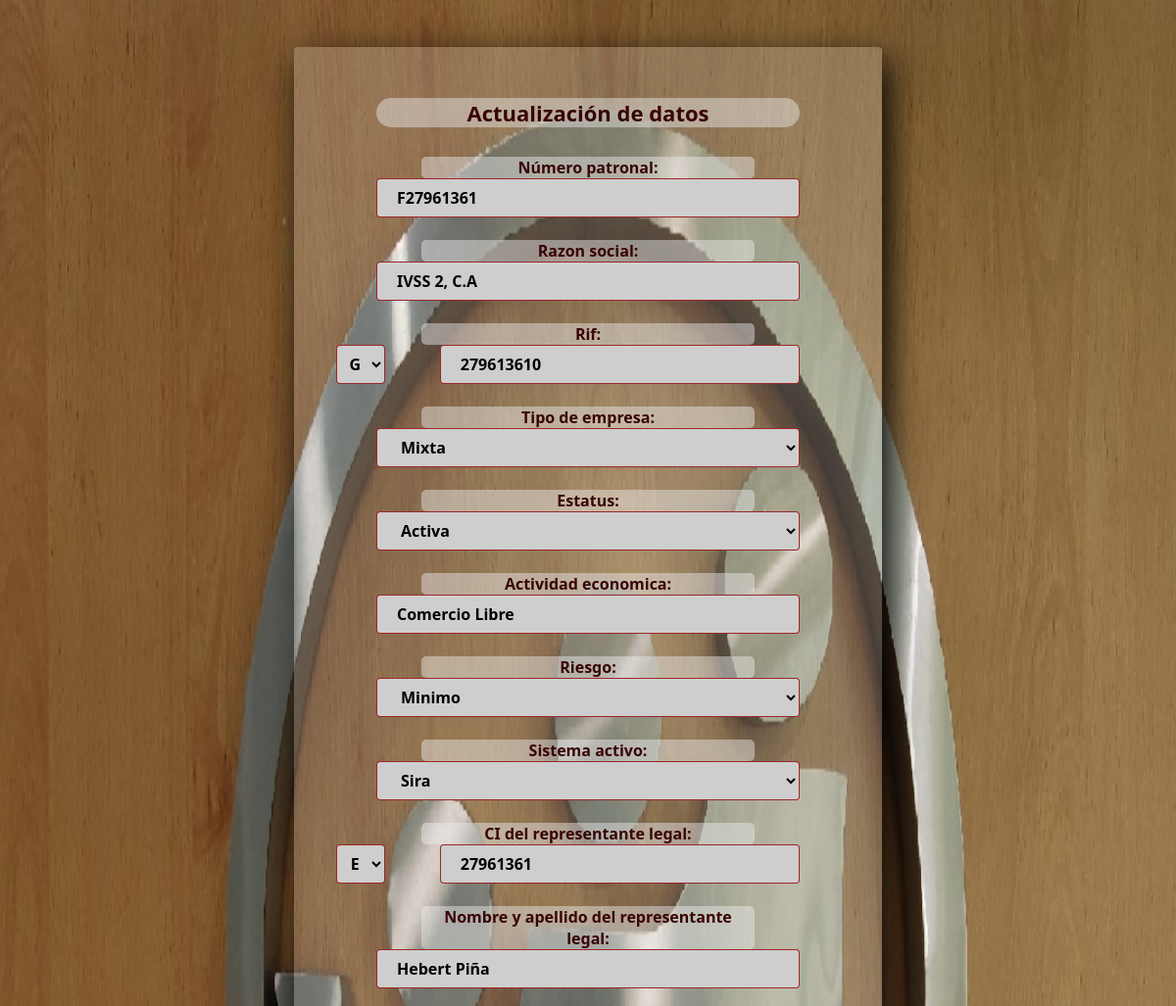
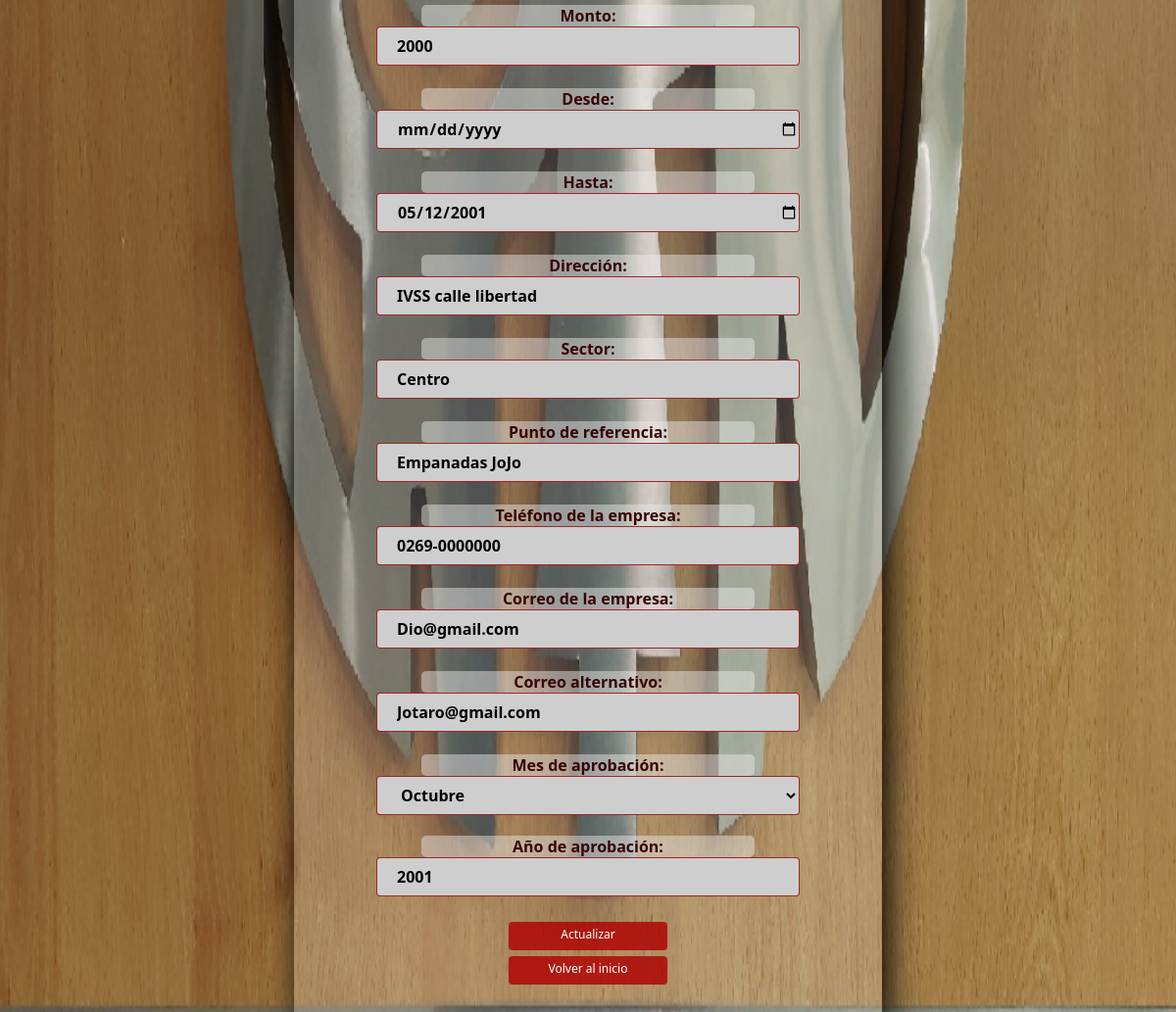
The app's page /CRSE/insert_actualizar.php?buscar=F27961361 with its own data (2 pictures, top to bottom).
### tables this page shows
CREATE TABLE `empresa` (
  `Num_patroID` varchar(9) NOT NULL,
  `Razon_social` varchar(40) NOT NULL,
  `Tip_rif` enum('J','V','G') NOT NULL,
  `Num_rif` int(9) NOT NULL,
  `Tipo_empresa` enum('Privada','Publica','Unipersonal','Mixta') NOT NULL,
  `Estatus` enum('Activa','Temporal','Inactiva','Inactiva Bloc Definitivo') NOT NULL,
  `Activ_econom` varchar(20) NOT NULL,
  `Riesgo` varchar(10) NOT NULL,
  `Sistema_activ` enum('Tiuna','Tradicional','Sira') NOT NULL,
  `Nacionalidad` enum('V','E') NOT NULL,
  `Repr_legal_CI` int(12) NOT NULL,
  `Nom_Ap_Rep_legal` varchar(50) NOT NULL,
  `Monto` int(10) NOT NULL,
  `Desde` date NOT NULL,
  `Hasta` date NOT NULL,
  `Direccion` varchar(300) NOT NULL,
  `Sector` varchar(50) NOT NULL,
  `Punt_ref` varchar(200) NOT NULL,
  `Telf_local_emp` varchar(12) NOT NULL,
  `Correo_emp` varchar(40) NOT NULL,
  `Correo_altern` varchar(40) NOT NULL,
  `Mes_aprov` enum('Enero','Febrero','Marzo','Abril','Mayo','Junio','Julio','Agosto','Septiembre','Octubre','Noviembre','Diciembre') NOT NULL,
  `Año_aprov` year(4) NOT NULL
);

### CRSE/insert_actualizar.php (the view, shortened to what this page needs)
<!DOCTYPE html>
<html>
<head>
<link rel="stylesheet" href="estilo_actualizar.css">
</head>
<body class='body2'>
<?php
    require("datos_conec.php");
    $conexion=mysqli_connect($bd_host, $bd_usuario, $bd_contra);
    $busqueda= mysqli_real_escape_string($conexion, $_GET["buscar"]);
    mysqli_select_db($conexion, $bd_nombre) or die ("No se encuentra la Base de Datos");
    mysqli_set_charset($conexion, "utf8");
    $consulta="SELECT * FROM empresa WHERE Num_patroID='$busqueda'";
    $resultados=mysqli_query($conexion, $consulta);
    while($dato=mysqli_fetch_array($resultados, MYSQLI_ASSOC)){
        echo "<section class='insert_actualizar'><br>";
        echo "<form action='actualizar.php' method='get'>";
        echo "<h2>Actualización de datos</h2>";
        echo "<h4>Número patronal: </h4>" . "<input class='text' type='text' name='num_patroid' value='" . $dato['Num_patroID'] . "' autocomplete='off'><br><br>";
        echo "<h4>Razon social: </h4>" . "<input class='text' type='text' name='razon_social' value='" . $dato['Razon_social'] . "' autocomplete='off'><br><br>";
        echo "<h4>Rif: </h4>" .
        "<select class='text2' name='tip_rif' id='tip_rif'>
                <option class='option'> " . $dato['Tip_rif'] . " </option>
                <option>V</option>
                <option>J</option>
                <option>E</option>
                <option>P</option>
                <option>G</option>
            </select>" .
            "<input class='text3' type='text' name='num_rif' value='" . $dato['Num_rif'] . "' autocomplete='off'><br><br>";
        echo "<h4>Tipo de empresa: </h4>" .
        "<select class='text' name='tipo_empresa' id='tipo_empresa'>
                <option class='option'> " . $dato['Tipo_empresa'] . " </option>
                <option>Privada</option>
                <option>Publica</option>
                <option>Unipersonal</option>
                <option>Mixta</option>
            </select><br><br>";
        echo "<h4>Estatus: </h4>" .
        "<select class='text' name='estatus' id='estatus'>
                <option class='option'> " . $dato['Estatus'] . " </option>
                <option>Activa</option>
                <option>Temporal</option>
                <option>Inactiva</option>
                <option>Inactiva Bloc Definitivo</option>
            </select><br><br>";
        echo "<h4>Actividad economica: </h4>" . "<input class='text' type='text' name='activ_econom' value='" . $dato['Activ_econom'] . "' autocomplete='off'><br><br>";
        echo "<h4>Riesgo: </h4>" .
        "<select class='text' name='riesgo' id='riesgo'>
                <option class='option'> " . $dato['Riesgo'] . " </option>
                <option>Minimo</option>
                <option>Medio</option>
                <option>Maximo</option>
            </select><br><br>";
        echo "<h4>Sistema activo: </h4>" .
        "<select class='text' name='sistema_activ' id='sistema_activ'>
                <option class='option'> " . $dato['Sistema_activ'] . " </option>
                <option>Tiuna</option>
                <option>Tradicional</option>
                <option>Sira</option>
            </select><br><br>";
        echo "<h4>CI del representante legal: </h4>" .
        "<select class='text2' name='nacionalidad' id='nacionalidad'>
                <option class='option'> " . $dato['Nacionalidad'] . " </option>
                <option>V</option>
                <option>E</option>
            </select>"
        . "<input class='text3' type='text' name='repr_legal_ci' value='" . $dato['Repr_legal_CI'] . "' autocomplete='off'><br><br>";
        echo "<h4>Nombre y apellido del representante legal: </h4>" . "<input class='text' type='text' name='nom_ap_rep_legal' value='" . $dato['Nom_Ap_Rep_legal'] . "' autocomplete='off'><br><br>";
        echo "<h4>Monto: </h4>" . "<input class='text' type='number' name='monto' value='" . $dato['Monto'] . "'><br><br>";
        echo "<h4>Desde: </h4>" . "<input class='text' type='date' name='desde' value='" . $dato['Desde'] . "'><br><br>";
        echo "<h4>Hasta: </h4>" . "<input class='text' type='date' name='hasta' value='" . $dato['Hasta'] . "'><br><br>";
        echo "<h4>Dirección: </h4>" . "<input class='text' type='text' name='direccion' value='" . $dato['Direccion'] . "' autocomplete='off'><br><br>";
        echo "<h4>Sector: </h4>" . "<input class='text' type='text' name='sector' value='" . $dato['Sector'] . "' autocomplete='off'><br><br>";
        echo "<h4>Punto de referencia: </h4>" . "<input class='text' type='text' name='punt_ref' value='" . $dato['Punt_ref'] . "' autocomplete='off'><br><br>";
        echo "<h4>Teléfono de la empresa: </h4>" . "<input class='text' type='tel' name='telf_local_emp' value='" . $dato['Telf_local_emp'] . "' autocomplete='off'><br><br>";
        echo "<h4>Correo de la empresa: </h4>" . "<input class='text' type='email' name='correo_emp' value='" . $dato['Correo_emp'] . "' autocomplete='off'><br><br>";
        echo "<h4>Correo alternativo: </h4>" . "<input class='text' type='email' name='correo_altern' value='" . $dato['Correo_altern'] . "' autocomplete='off'><br><br>";
        echo "<h4>Mes de aprobación: </h4>" .
        "<select class='text' name='mes_aprov' id='mes_aprov'>
                <option class='option'> " . $dato['Mes_aprov'] . " </option>
                <option>Enero</option>
                <option>Febrero</option>
                <option>Marzo</option>
                <option>Abril</option>
                <option>Mayo</option>
                <option>Junio</option>
                <option>Julio</option>
                <option>Agosto</option>
                <option>Septiembre</option>
                <option>Octubre</option>
                <option>Noviembre</option>
                <option>Diciembre</option>
            </select>";
        echo "<h4 class='h4año'>Año de aprobación: </h4>" . "<input class='text' type='text' name='año_aprov' value='" . $dato['Año_aprov'] . "' autocomplete='off'><br><br>";
        echo "<input class='botons' type='submit' name='enviando' value='Actualizar'>";
        echo "</form>";
    };
    echo "<form action='index.php'>
    <input class='botons' type='submit' name='menu' value='Volver al inicio'></form></section>";
?>
</body>
</html>

### CRSE/estilo_actualizar.css (style rules this page uses)
* { margin: 0; padding: 0; box-sizing: border-box; font-family: 'Segoe UI', 'Segoe WP', system-ui, Arial, Sans-Serif; }
.body2 { background-image: url(imagen/fotoIVSS4.jpg); background-position: center; background-attachment: fixed; background-repeat: no-repeat; background-size: 101% 110%; }
.insert_actualizar { width: 600px; background: #ffffff2f; padding: 30px; margin: auto; margin-top: 4%; border-radius: 4px; box-shadow: 7px 13px 37px #000; }
h2 { text-align: center; width: 80%; margin-top: -10px; margin: auto; margin-bottom: 30px; border-radius: 20px; font-size: 22px; cursor: default; color:rgb(56, 3, 3); background-color: #e4e4e47c; }
h4 { text-align: center; color:rgb(56, 3, 3); margin-bottom: 3px; cursor: default; width: 340px; margin: auto; background: #ebebeb75; border-radius: 5px; }
.h4año { margin-top: 20px; }
.insert_actualizar .text { width: 80%; height: 40px; background: rgb(206, 206, 206); padding-left: 20px; border-radius: 4px; margin-bottom: 1px; font-size: 16px; border: 1px solid #961111e0; margin-left: 10%; margin-right: 20%; font-weight: 700; }
.insert_actualizar .text2 { width: 50px; height: 40px; background: rgb(206, 206, 206); padding: 5px; border-radius: 4px; margin-bottom: 1px; font-size: 16px; border: 1px solid #961111e0; position: absolute; left: 28.6%; text-align: center; font-weight: 700; }
.insert_actualizar .text3 { width: 68%; height: 40px; background: rgb(206, 206, 206); padding-left: 20px; border-radius: 4px; margin-bottom: 1px; font-size: 16px; border: 1px solid #961111e0; margin-left: 22%; font-weight: 700; }
select { cursor: pointer; }
option { font-weight: 800; color:rgb(31, 2, 2); }
select .option { color: red; font-weight: 100; }
.botons { width: 30%; background: rgba(175, 1, 1, 0.815); border: none; padding: 10px; color: rgb(255, 255, 255); margin: 3px 35%; font-size: 12px; line-height: 12px; border-radius: 4px; cursor: pointer; padding-top: 7px; }

### records on screen
empresa: num_patroid "F27961361", razon_social "IVSS 2, C.A", tip_rif "G", num_rif "279613610", tipo_empresa "Mixta", estatus "Activa", activ_econom "Comercio Libre", riesgo "Minimo", sistema_activ "Sira", nacionalidad "E", repr_legal_ci "27961361", nom_ap_rep_legal "Hebert Piña", monto "2000", hasta "05/12/2001", direccion "IVSS calle libertad", sector "Centro", punt_ref "Empanadas JoJo", telf_local_emp "0269-0000000", correo_emp "Dio@gmail.com", correo_altern "Jotaro@gmail.com", mes_aprov "Octubre", año_aprov "2001"
